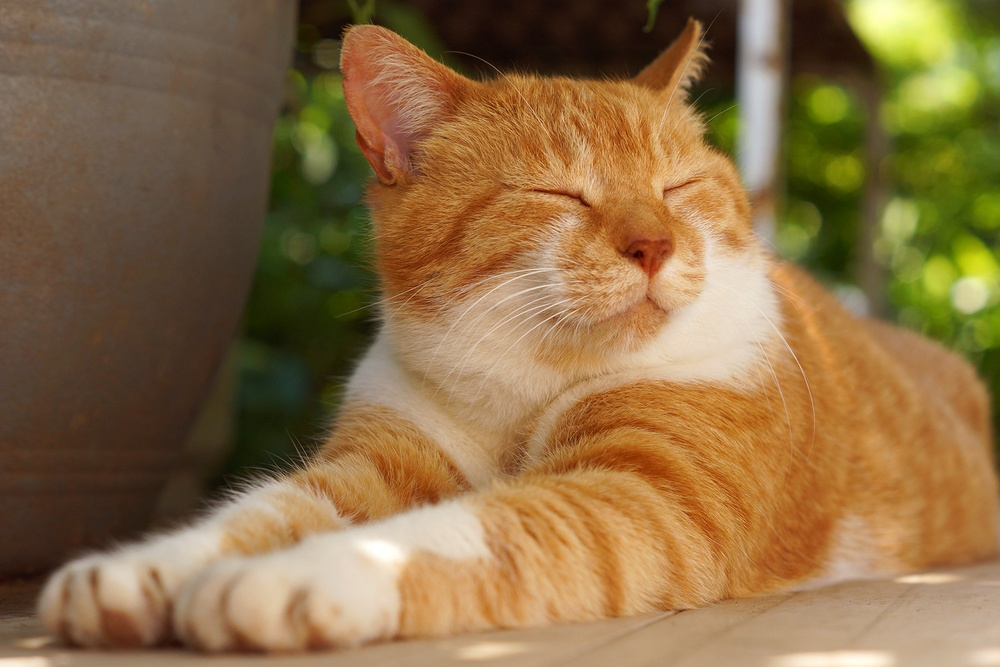
#> input picture Photos/cat1.jpg, 1000 x 667 px, shrunk from 1800 x 1200 before the run, found by its file name
$ python masking.py
#> lines starting #> are read from the running program, lines starting #| are printed output that depends on the picture; after the words box and inside, x2 and y2 are one past the last pixel; in counts of white or black regions, pixels touching at a corner belong together
import cv2 as cv
import numpy as np

img = cv.imread('Photos/cat1.jpg')
#> img is the input picture: shape (667, 1000, 3); mean B, G, R 69.4, 110.1, 139.3
cv.imshow('Cats', img)


blank = np.zeros(img.shape[:2], dtype='uint8')
cv.imshow('Blank', blank)

mask_area = cv.circle(blank, (img.shape[1]//2, img.shape[0]//2), 500, 255, -1)
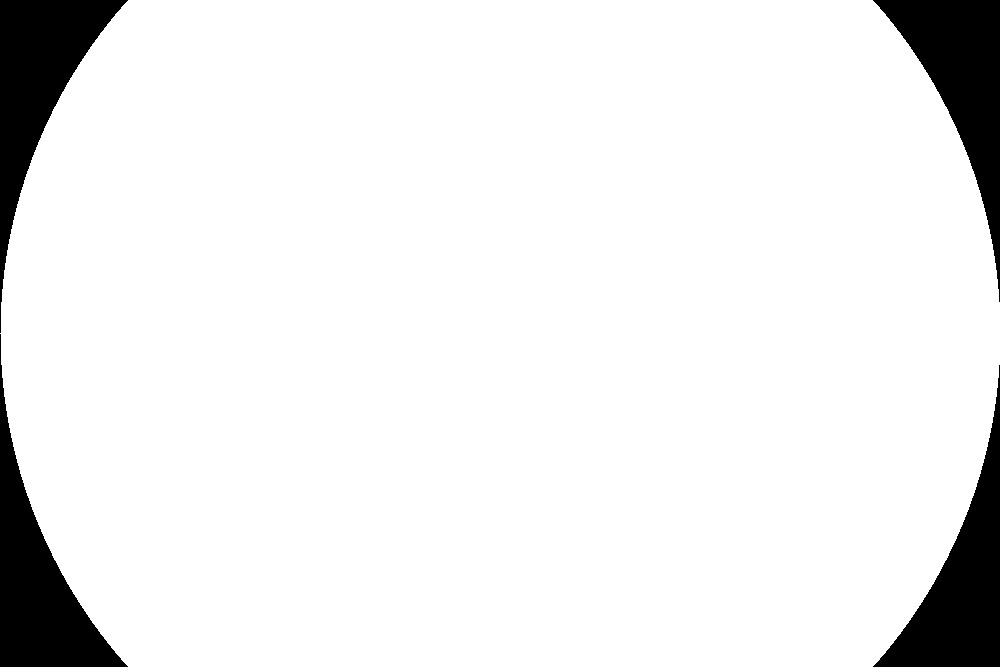
#> blank: shape (667, 1000); 92% white; 4 black regions, box (x1, y1, x2, y2) and area: (0, 0, 128, 333) 13533, (0, 334, 128, 667) 13533, (873, 0, 1000, 302) 13200, (873, 365, 1000, 667) 13200
cv.imshow('Mask', mask_area)

masked = cv.bitwise_and(img, img, mask= mask_area)
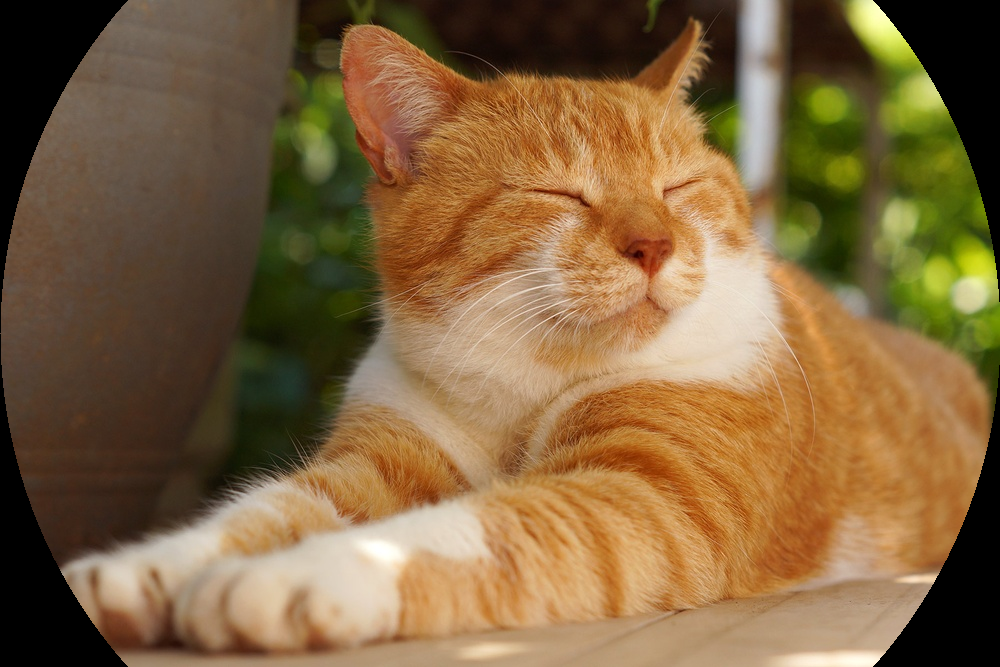
#> masked: shape (667, 1000, 3); mean B, G, R 63.1, 100.5, 128.5
cv.imshow('Masked image', masked)


cv.waitKey(0)

$ run again, with Photos/cat2.jpg copied over Photos/cat1.jpg
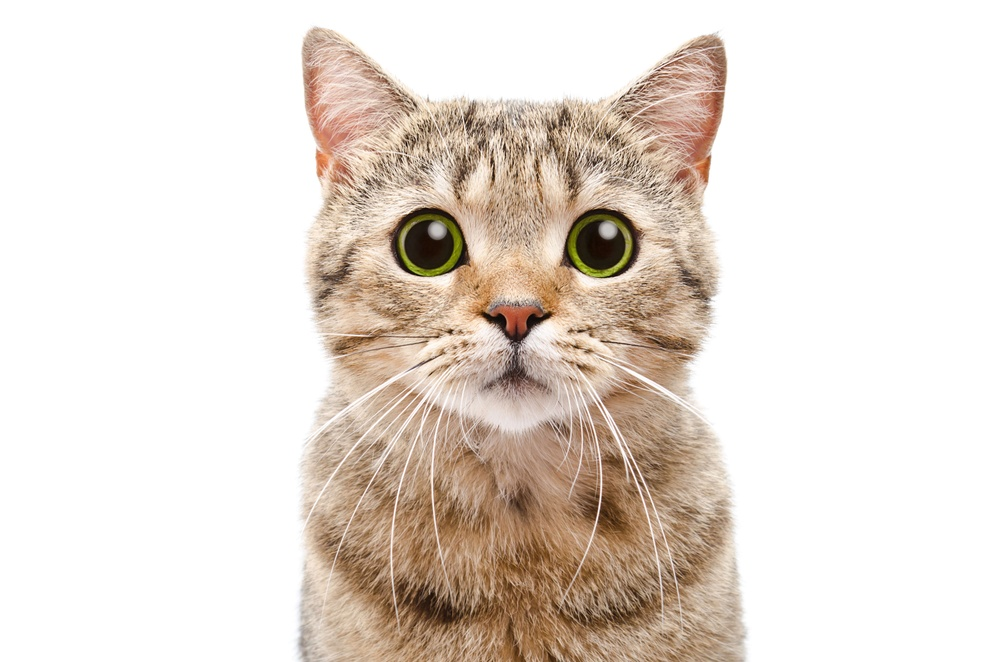
#> input picture Photos/cat2.jpg, 1000 x 662 px, shrunk from 4106 x 2720 before the run, found by its file name
#> img is the input picture: shape (662, 1000, 3); mean B, G, R 210.7, 219.1, 229.1
#> `mask_area = cv.circle(blank, (img.shape[1]//2, img.shape[0]//2), 500, ..`:
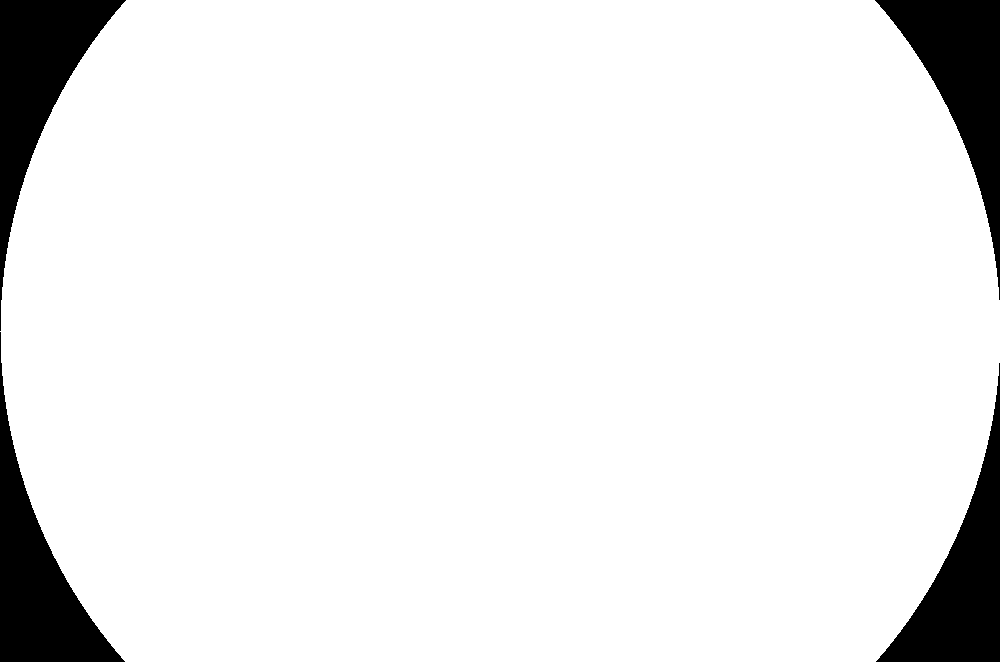
#> blank: shape (662, 1000); 92.1% white; 4 black regions, box (x1, y1, x2, y2) and area: (0, 0, 126, 331) 13278, (0, 332, 125, 662) 13152, (875, 0, 1000, 300) 12947, (876, 363, 1000, 662) 12822
#> `masked = cv.bitwise_and(img, img, mask= mask_area)`:
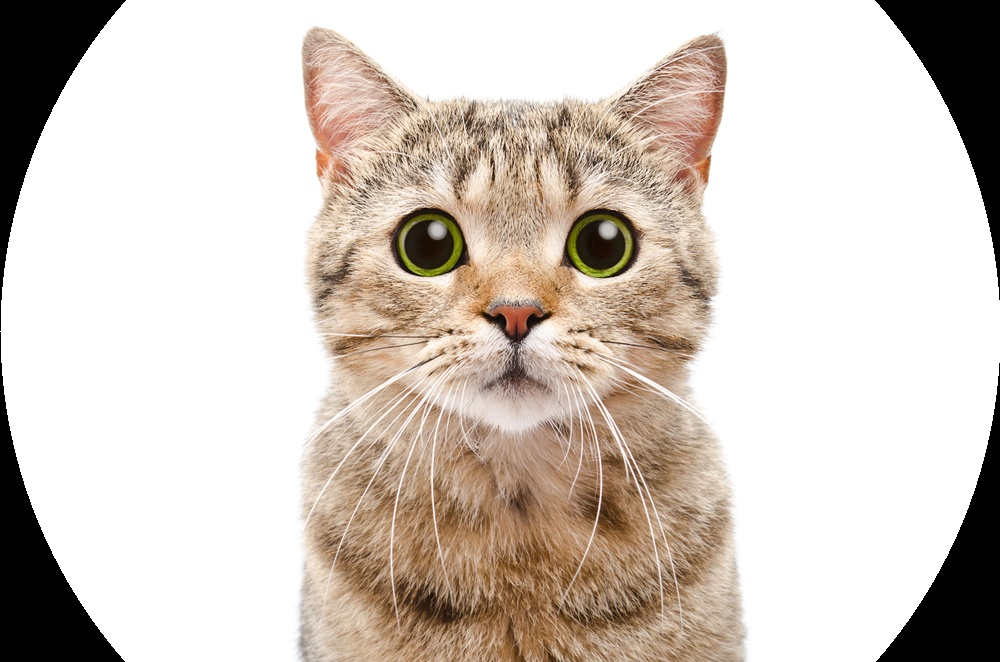
#> masked: shape (662, 1000, 3); mean B, G, R 190.6, 199, 209

$ run again, with Photos/cat4.jpg copied over Photos/cat1.jpg
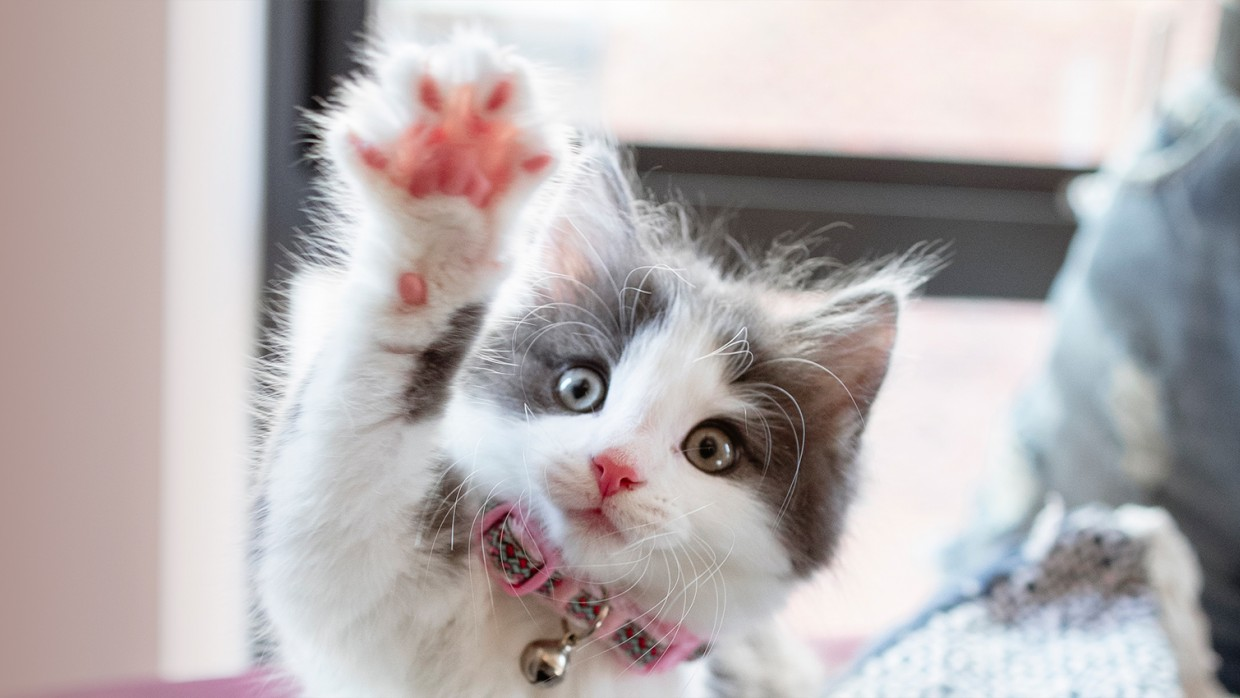
#> input picture Photos/cat4.jpg, 1240 x 698 px, found by its file name
#> img is the input picture: shape (698, 1240, 3); mean B, G, R 177, 176.3, 183.1
#> `mask_area = cv.circle(blank, (img.shape[1]//2, img.shape[0]//2), 500, ..`:
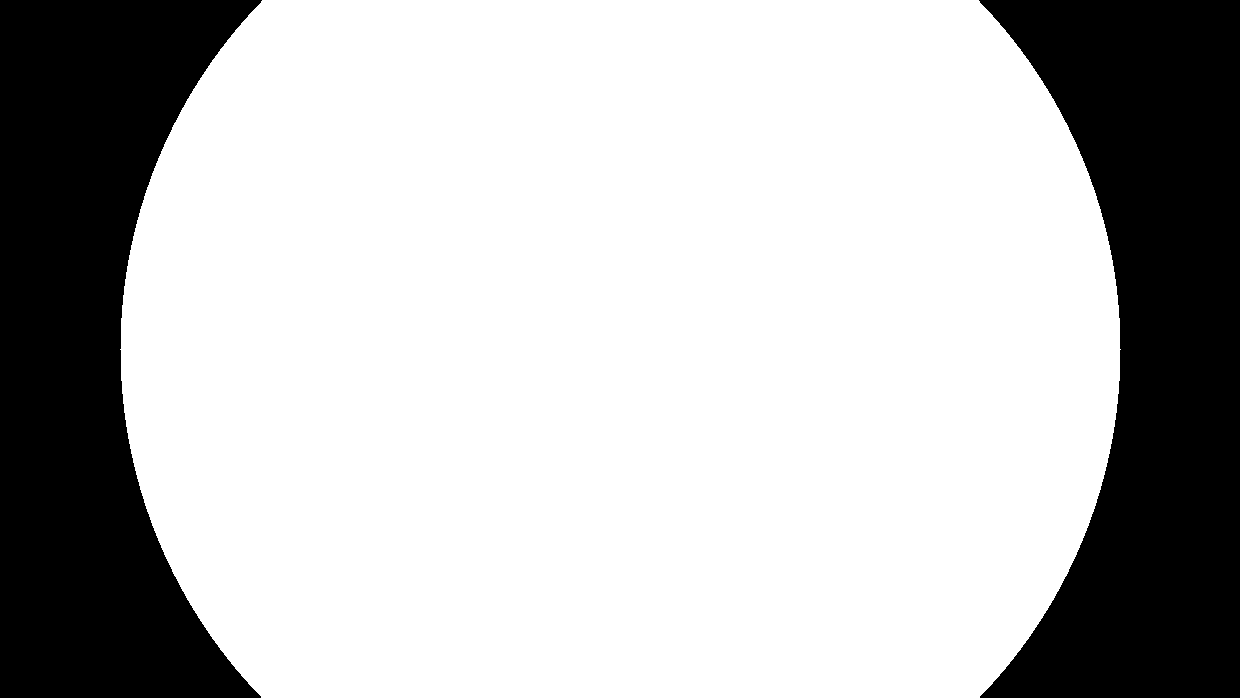
#> blank: shape (698, 1240); 73.5% white; 2 black regions, box (x1, y1, x2, y2) and area: (0, 0, 262, 698) 115016, (979, 0, 1240, 698) 114318
#> `masked = cv.bitwise_and(img, img, mask= mask_area)`:
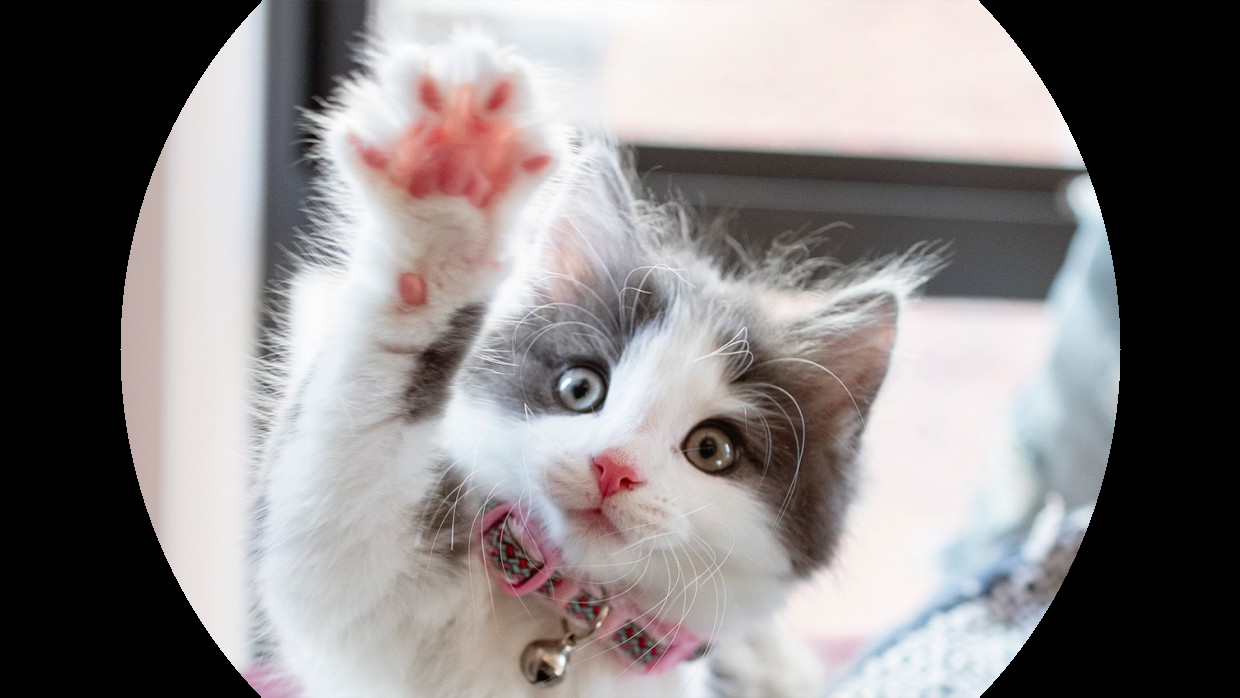
#> masked: shape (698, 1240, 3); mean B, G, R 132.3, 131.9, 136.7

$ run again, with Photos/dog1.jpg copied over Photos/cat1.jpg
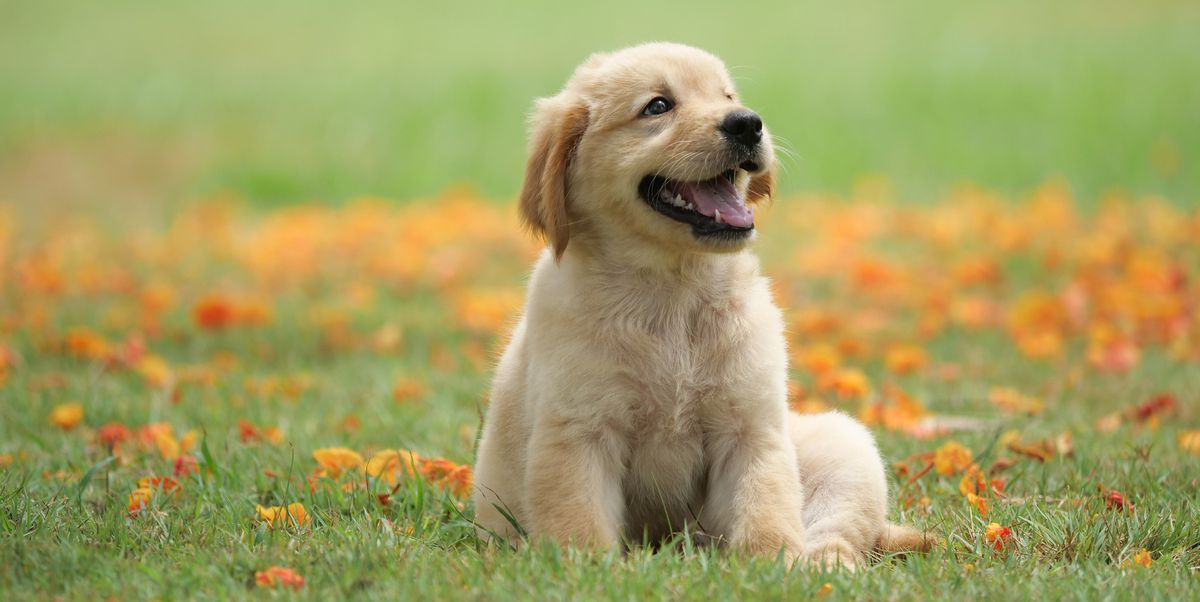
#> input picture Photos/dog1.jpg, 1200 x 602 px, found by its file name
#> img is the input picture: shape (602, 1200, 3); mean B, G, R 97.6, 158.6, 163.9
#> `mask_area = cv.circle(blank, (img.shape[1]//2, img.shape[0]//2), 500, ..`:
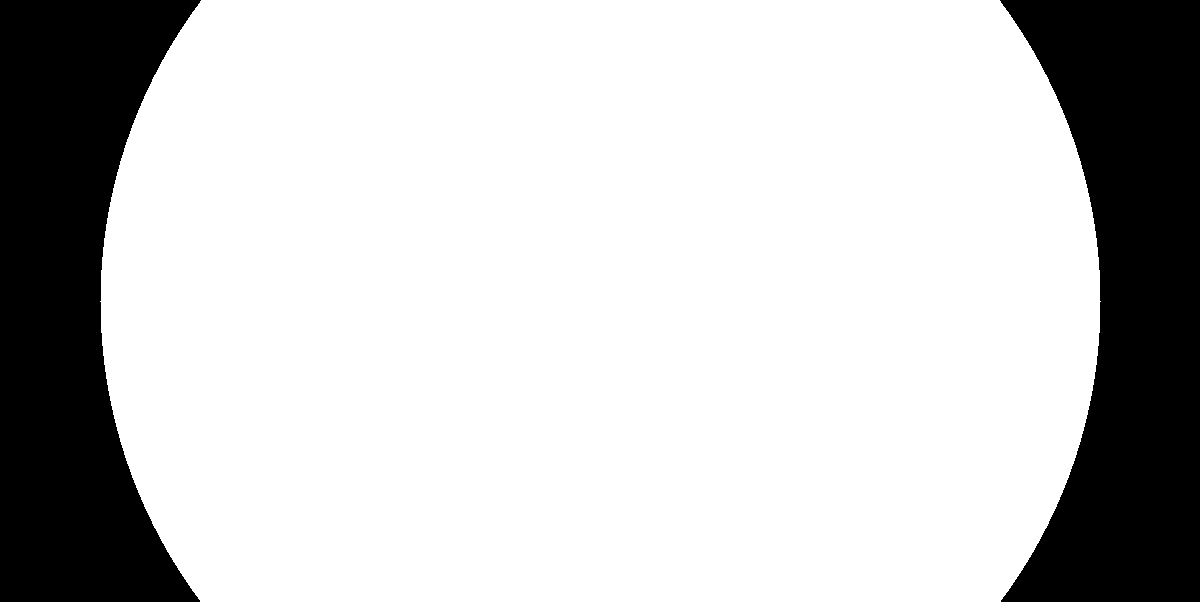
#> blank: shape (602, 1200); 78% white; 2 black regions, box (x1, y1, x2, y2) and area: (0, 0, 201, 602) 79839, (1000, 0, 1200, 602) 79237
#> `masked = cv.bitwise_and(img, img, mask= mask_area)`:
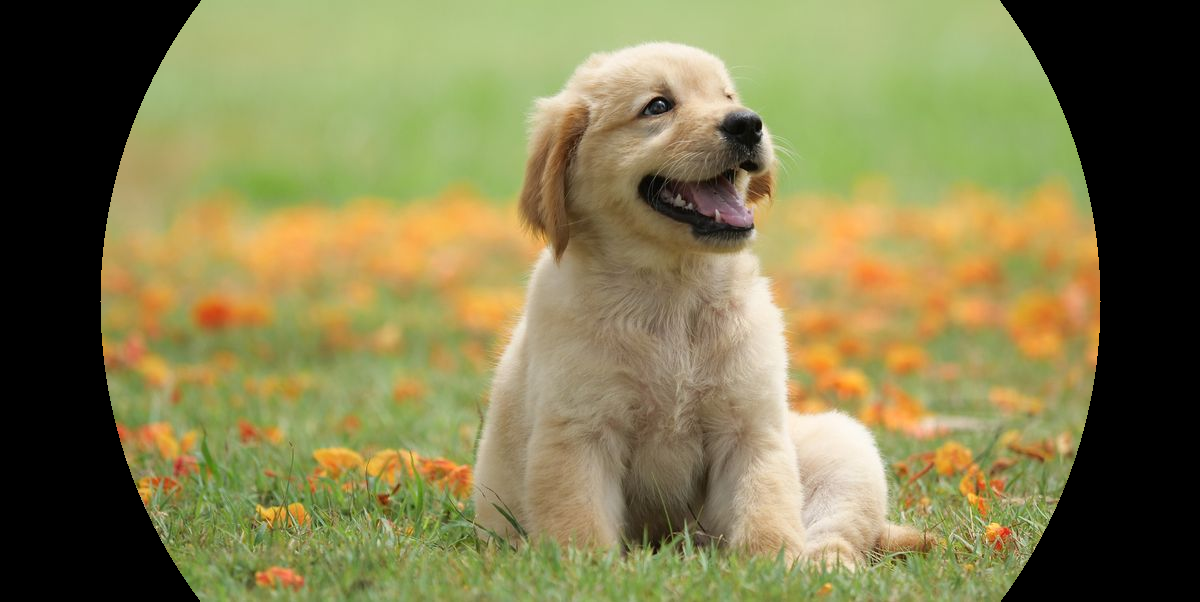
#> masked: shape (602, 1200, 3); mean B, G, R 78.4, 125, 130.2
